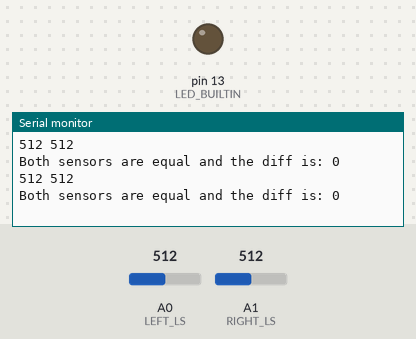
Recording of a sketch running on a simulated Arduino Uno, built with avr-gcc and run on an emulated ATmega328P. Shown: output pins drawn as LEDs (lit = HIGH), the last lines printed to the serial monitor. Inputs (shaded band) come from the test bench; at power-on: A0 (LEFT_LS) = 512, A1 (RIGHT_LS) = 512.

Above: at 1.8 s.
1.9 s: A0 (LEFT_LS) set to 716
At 2.8 s:
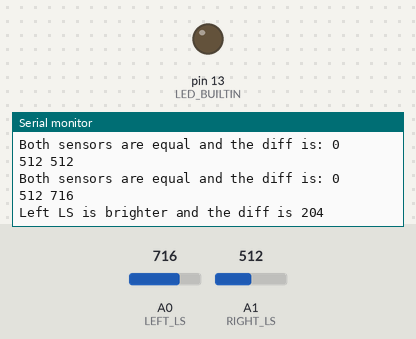
4.5 s: A1 (RIGHT_LS) set to 900
At 5.8 s:
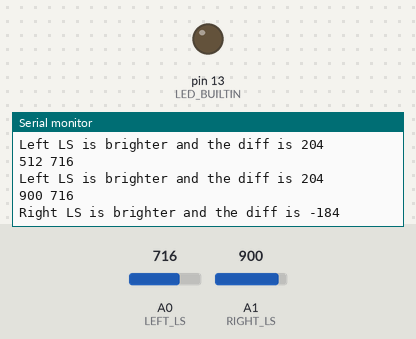

Measured:
- after the input at 1.9 s, the serial monitor: prints a new line after 0.10 s (image 1)
- after the input at 4.5 s, the serial monitor: prints a new line after 0.51 s (image 2)

The sketch:

3_1_Arduino_ADC.ino
```cpp
#define LEFT_LS A0
#define RIGHT_LS A1
int leftLS, rightLS, diff;

void setup() {
  //Initialise pin modes and serial
  pinMode(LED_BUILTIN, OUTPUT);
  pinMode(LEFT_LS, INPUT);
  pinMode(RIGHT_LS, INPUT);
  Serial.begin(9600);
}
void loop() {
  //Read both input voltages
  leftLS = analogRead(LEFT_LS);
  rightLS = analogRead(RIGHT_LS);
  //Write ADC values to serial
  Serial.print(rightLS);
  Serial.write(' ');
  Serial.println(leftLS);

  diff = leftLS-rightLS;
  if(diff>0){
    Serial.print("Left LS is brighter and the diff is ");
  } else if(diff < 0){
    Serial.print("Right LS is brighter and the diff is ");
  } else {
    Serial.print("Both sensors are equal and the diff is: ");
  }

  Serial.println(diff);

  delay(1000);
}
```
